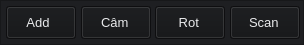
           <widget class="QFrame" name="frame_nave_bar">
            <property name="geometry">
             <rect>
              <x>176</x>
              <y>6</y>
              <width>304</width>
              <height>45</height>
             </rect>
            </property>
            <property name="minimumSize">
             <size>
              <width>290</width>
              <height>33</height>
             </size>
            </property>
            <property name="maximumSize">
             <size>
              <width>1234578</width>
              <height>16777215</height>
             </size>
            </property>
            <property name="styleSheet">
             <string notr="true">QFrame{background-color: rgb(30, 31, 34);}
QPushButton{
background-color: rgb(19, 20, 22);
color: rgb(233, 234, 236);
padding-right: 6px}

QPushButton:hover{background-color: rgb(39, 40, 45);}

QPushButton:pressed{background-color: rgb(35, 36, 41);}</string>
            </property>
            <property name="frameShape">
             <enum>QFrame::StyledPanel</enum>
            </property>
            <property name="frameShadow">
             <enum>QFrame::Raised</enum>
            </property>
            <layout class="QHBoxLayout" name="horizontalLayout_2">
             <property name="spacing">
              <number>6</number>
             </property>
             <property name="leftMargin">
              <number>5</number>
             </property>
             <property name="topMargin">
              <number>0</number>
             </property>
             <property name="rightMargin">
              <number>5</number>
             </property>
             <property name="bottomMargin">
              <number>0</number>
             </property>
             <item>
              <widget class="QPushButton" name="btn_add">
               <property name="minimumSize">
                <size>
                 <width>70</width>
                 <height>33</height>
                </size>
               </property>
               <property name="font">
                <font>
                 <pointsize>10</pointsize>
                </font>
               </property>
               <property name="text">
                <string>Add</string>
               </property>
               <property name="icon">
                <iconset>
                 <normaloff>../../../images/svg_icons/icon_add.svg</normaloff>../../../images/svg_icons/icon_add.svg</iconset>
               </property>
               <property name="iconSize">
                <size>
                 <width>28</width>
                 <height>28</height>
                </size>
               </property>
              </widget>
             </item>
             <item>
              <widget class="QPushButton" name="btn_camera_2">
               <property name="minimumSize">
                <size>
                 <width>70</width>
                 <height>33</height>
                </size>
               </property>
               <property name="font">
                <font>
                 <pointsize>10</pointsize>
                </font>
               </property>
               <property name="text">
                <string> Câm</string>
               </property>
               <property name="icon">
                <iconset>
                 <normaloff>../../../images/svg_icons/icon_camera.svg</normaloff>../../../images/svg_icons/icon_camera.svg</iconset>
               </property>
               <property name="iconSize">
                <size>
                 <width>20</width>
                 <height>20</height>
                </size>
               </property>
              </widget>
             </item>
             <item>
              <widget class="QPushButton" name="btn_rotate">
               <property name="minimumSize">
                <size>
                 <width>70</width>
                 <height>33</height>
                </size>
               </property>
               <property name="font">
                <font>
                 <pointsize>10</pointsize>
                </font>
               </property>
               <property name="text">
                <string> Rot</string>
               </property>
               <property name="icon">
                <iconset>
                 <normaloff>../../../images/svg_icons/icon_rotate.svg</normaloff>../../../images/svg_icons/icon_rotate.svg</iconset>
               </property>
               <property name="iconSize">
                <size>
                 <width>18</width>
                 <height>18</height>
                </size>
               </property>
              </widget>
             </item>
             <item>
              <widget class="QPushButton" name="btn_scan">
               <property name="minimumSize">
                <size>
                 <width>70</width>
                 <height>33</height>
                </size>
               </property>
               <property name="font">
                <font>
                 <pointsize>10</pointsize>
                </font>
               </property>
               <property name="text">
                <string> Scan</string>
               </property>
               <property name="icon">
                <iconset>
                 <normaloff>../../../images/svg_icons/icon_qr_code.svg</normaloff>../../../images/svg_icons/icon_qr_code.svg</iconset>
               </property>
               <property name="iconSize">
                <size>
                 <width>17</width>
                 <height>17</height>
                </size>
               </property>
              </widget>
             </item>
            </layout>
           </widget>
